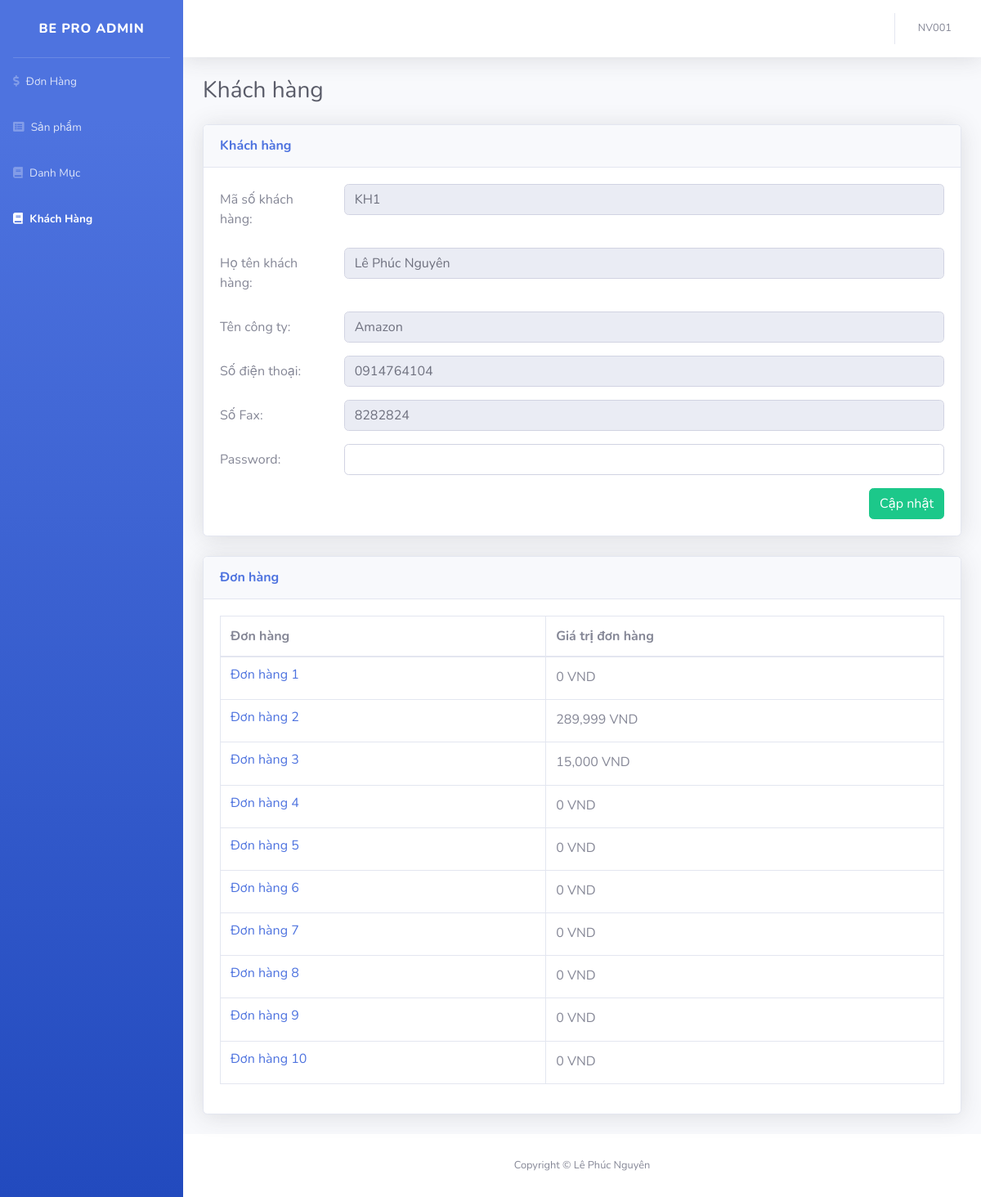
Page /admin/index.php?module=user&action=edit&id=KH1 (signed in) on the earlier database version.
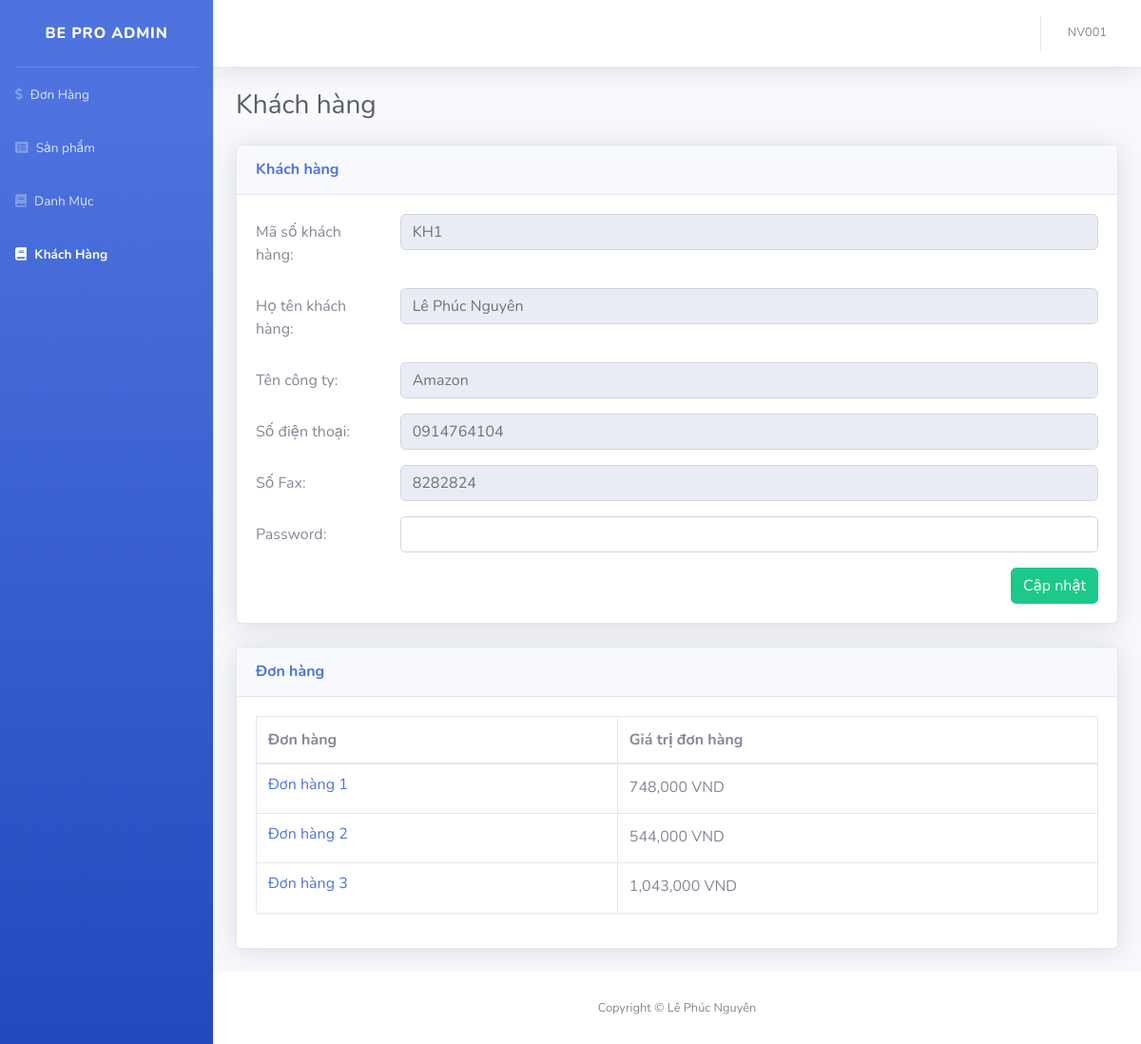
Same page on the later database version.
### tables this page shows
CREATE TABLE `dathang` (
  `SoDonDH` char(10) NOT NULL,
  `MSKH` char(10) NOT NULL,
  `MSNV` char(10) DEFAULT NULL,
  `NgayDH` date NOT NULL,
  `NgayGH` date NOT NULL,
  `TrangThaiDH` varchar(45) NOT NULL,
  `DiaChi` varchar(45) NOT NULL
);

### admin/modules/user/edit.php (the view, shortened to what the changed rows need)
<div class="container-fluid">
    <div class="d-sm-flex align-items-center justify-content-between mb-4">
    <h1 class="h3 mb-0 text-gray-800">Khách hàng</h1>
    </div>
    <div class="row">
        <div class="col-12">
            <div class="card shadow mb-4">
                <div class="card-body">
                    <div class="table-responsive">
                    <table class="table table-bordered table-data" data-get="orders">
                        <thead>
                        <tr>
                            <th>Đơn hàng</th>
                            <th>Giá trị đơn hàng</th>
                        </tr>
                        </thead>
                        <tbody>
                            <?php
                            $sql1 = "SELECT * FROM DATHANG JOIN KHACHHANG ON khachhang.MSKH = dathang.MSKH WHERE KHACHHANG.MSKH='" . $_GET["id"] . "'";
                            $result1 = mysqli_query($db, $sql1);
                            $i = 0;
                            while ($row1 = mysqli_fetch_assoc($result1)) {
                                $sql_total = "SELECT SUM(GiaDatHang) AS Total FROM Chitietdathang WHERE SoDonDH='" . $row1["SoDonDH"] . "'";
                                $result_total = mysqli_query($db, $sql_total);
                                $row_total = mysqli_fetch_assoc($result_total);
                                $i++;
                                echo '
                                    <tr>
                                    <td class="cart-body__name">
                                        <a href="index.php?module=transaction&action=edit&id='.$row1['SoDonDH'].'">
                                            <h6>Đơn hàng ' . $i . '</h6>
                                        </a>
                                    </td>
                                    <td>' . number_format($row_total["Total"], 0, ',', ',') . ' VND</td>
                                </tr>';
                            }
                            ?>
                        </tbody>
                    </table>
                </div>
            </div>
        </div>
    </div>
</div>

Differences in the rows shown:
removed dathang: Total "0"
removed dathang: Total "0"
removed dathang: Total "0"
removed dathang: Total "0"
removed dathang: Total "0"
removed dathang: Total "0"
removed dathang: Total "0"
changed dathang (number 1 of 3 on the later page): Total "289,999" → "748,000"
changed dathang (number 2 of 3 on the later page): Total "15,000" → "544,000"
changed dathang (number 3 of 3 on the later page): Total "0" → "1,043,000"
